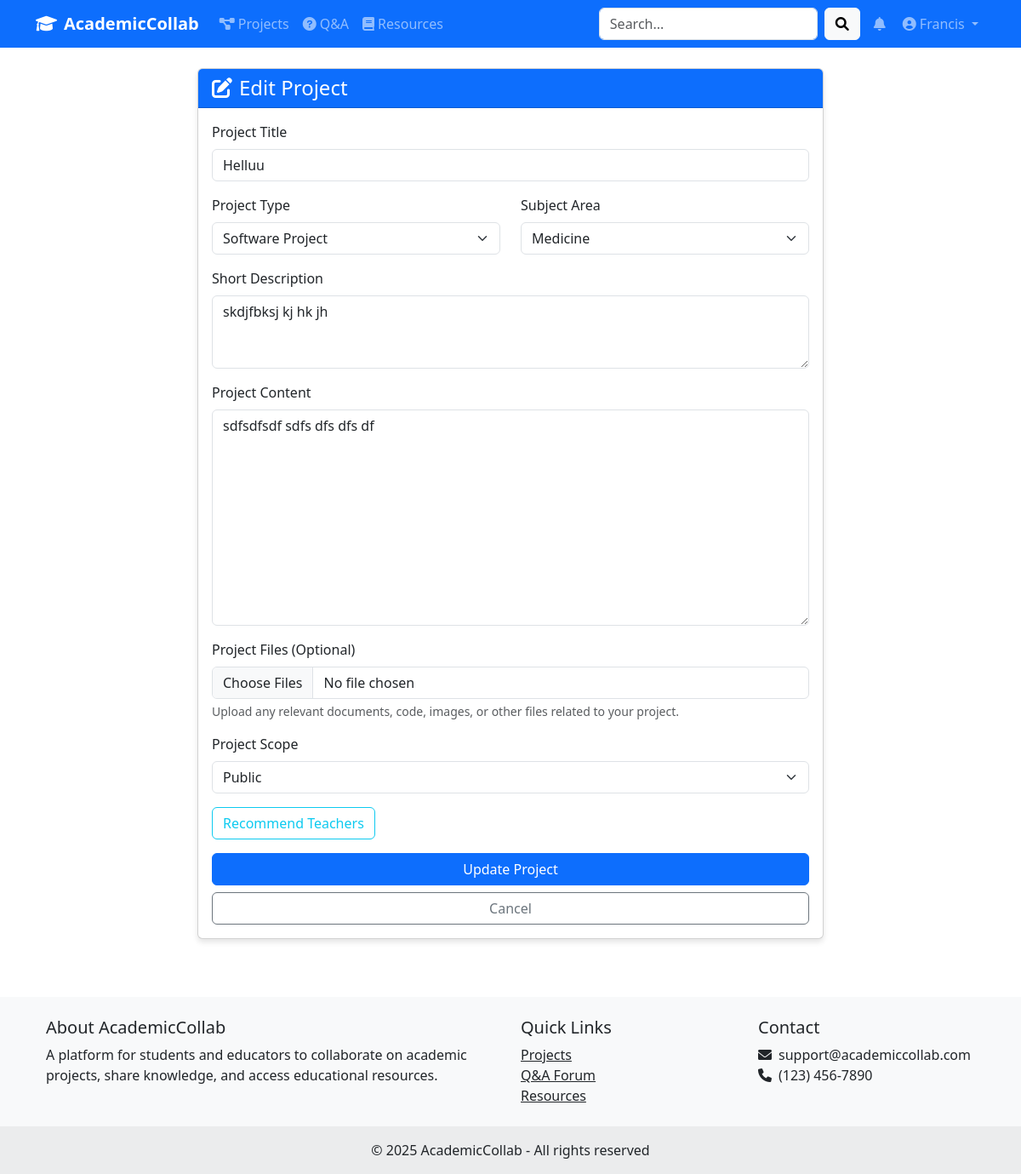
Screenshot of /edit_project/2 (signed in) with the database file from the repository.
### app.py (models this page shows, shortened)
class User(db.Model, UserMixin):
    id = db.Column(db.Integer, primary_key=True)
    username = db.Column(db.String(80), unique=True, nullable=False)
    email = db.Column(db.String(120), unique=True, nullable=False)
    password_hash = db.Column(db.String(128))
    user_type = db.Column(db.String(20), nullable=False)  # 'student' or 'educator'
    institution = db.Column(db.String(120))
    bio = db.Column(db.Text)
    profile_pic = db.Column(db.String(120), default='default_profile.png')
    date_joined = db.Column(db.DateTime, default=datetime.utcnow)
    domain = db.Column(db.String(120), nullable=True)  # For educators
    skills = db.Column(db.String(255), nullable=True)  # For educators, comma-separated
    designation = db.Column(db.String(120), nullable=True)  # For educators
    projects = db.relationship('Project', backref='author', lazy=True)
    queries = db.relationship('Query', backref='author', lazy=True)
    resources = db.relationship('Resource', backref='uploader', lazy=True)
    comments = db.relationship('Comment', backref='author', lazy=True)

class Project(db.Model):
    id = db.Column(db.Integer, primary_key=True)
    title = db.Column(db.String(100), nullable=False)
    description = db.Column(db.Text, nullable=False)
    content = db.Column(db.Text)
    project_type = db.Column(db.String(50))
    subject = db.Column(db.String(50))
    date_posted = db.Column(db.DateTime, index=True, default=datetime.utcnow)
    user_id = db.Column(db.Integer, db.ForeignKey('user.id'), nullable=False)
    collaborators = db.Column(db.Text)  # Stored as JSON string of user IDs
    files = db.relationship('ProjectFile', backref='project', lazy=True)
    comments = db.relationship('Comment', backref='project', lazy=True)
    views = db.Column(db.Integer, default=0)
    likes = db.Column(db.Integer, default=0)
    scope = db.Column(db.String(10), default='public')  # 'public' or 'private'

### app.py (the view, shortened to what this page needs)
@app.route('/edit_project/<int:project_id>', methods=['GET', 'POST'])
@login_required
def edit_project(project_id):
    project = Project.query.get_or_404(project_id)
    if project.user_id != current_user.id:
        flash('You can only edit your own projects.')
        return redirect(url_for('view_project', project_id=project_id))
    return render_template('edit_project.html', project=project, users=User.query.all())

### app.py (called while the page is built)
@login_manager.user_loader
def load_user(user_id):
    return User.query.get(int(user_id))

@app.template_filter('from_json')
def from_json_filter(s):
    import json
    return json.loads(s) if s else []

### templates/edit_project.html (shortened to what this page needs)
{% extends "base.html" %}
{% block content %}
<div class="row justify-content-center">
    <div class="col-lg-8">
        <div class="card">
            <div class="card-header bg-primary text-white">
                <h4 class="mb-0"><i class="fas fa-edit me-2"></i>Edit Project</h4>
            </div>
            <div class="card-body">
                <form method="POST" action="" enctype="multipart/form-data">
                    <div class="mb-3">
                        <label for="title" class="form-label">Project Title</label>
                        <input type="text" class="form-control" id="title" name="title" value="{{ project.title }}" required>
                    </div>
                    <div class="row mb-3">
                        <div class="col-md-6">
                            <label for="project_type" class="form-label">Project Type</label>
                            <select class="form-select" id="project_type" name="project_type" required>
                                {% for type in ["Research Paper", "Case Study", "Experiment", "Software Project", "Art Project", "Engineering Project", "Literature Review", "Other"] %}
                                    <option value="{{ type }}" {% if project.project_type == type %}selected{% endif %}>{{ type }}</option>
                                {% endfor %}
                            </select>
                        </div>
                        <div class="col-md-6">
                            <label for="subject" class="form-label">Subject Area</label>
                            <select class="form-select" id="subject" name="subject" required>
                                {% for subj in ["Computer Science", "Mathematics", "Physics", "Chemistry", "Biology", "Engineering", "Medicine", "Psychology", "Sociology", "Economics", "Business", "Literature", "History", "Philosophy", "Art", "Music", "Other"] %}
                                    <option value="{{ subj }}" {% if project.subject == subj %}selected{% endif %}>{{ subj }}</option>
                                {% endfor %}
                            </select>
                        </div>
                    </div>
                    <div class="mb-3">
                        <label for="description" class="form-label">Short Description</label>
                        <textarea class="form-control" id="description" name="description" rows="3" required>{{ project.description }}</textarea>
                    </div>
                    <div class="mb-3">
                        <label for="content" class="form-label">Project Content</label>
                        <textarea class="form-control" id="content" name="content" rows="10" required>{{ project.content }}</textarea>
                    </div>
                    <div class="mb-3">
                        <label for="files" class="form-label">Project Files (Optional)</label>
                        <input class="form-control" type="file" id="files" name="files[]" multiple>
                        <div class="form-text">Upload any relevant documents, code, images, or other files related to your project.</div>
                    </div>
                    <div class="mb-3">
                        <label for="scope" class="form-label">Project Scope</label>
                        <select class="form-select" id="scope" name="scope" required onchange="toggleCollaborators()">
                            <option value="public" {% if project.scope == 'public' %}selected{% endif %}>Public</option>
                        </select>
                    </div>
                            {% set selected_collaborators = project.collaborators|from_json if project.collaborators else [] %}
                    <div class="mb-3">
                        <button type="button" class="btn btn-outline-info" id="recommend-btn">Recommend Teachers</button>
                    </div>
                    <div class="d-grid gap-2">
                        <button type="submit" class="btn btn-primary">Update Project</button>
                        <a href="{{ url_for('dashboard') }}" class="btn btn-outline-secondary">Cancel</a>
                    </div>
                </form>
            </div>
        </div>
    </div>
</div>
{% endblock %}

### templates/base.html (shortened to what this page needs)
<!DOCTYPE html>
<html lang="en">
<head>
    <link href="https://cdn.jsdelivr.net/npm/bootstrap@5.3.0-alpha1/dist/css/bootstrap.min.css" rel="stylesheet">
    <link rel="stylesheet" href="https://cdnjs.cloudflare.com/ajax/libs/font-awesome/6.0.0/css/all.min.css">
</head>
<body>
    <nav class="navbar navbar-expand-lg navbar-dark bg-primary mb-4">
        <div class="container">
            <a class="navbar-brand" href="{{ url_for('index') }}">
                <i class="fas fa-graduation-cap me-2"></i>AcademicCollab
            </a>
            <div class="collapse navbar-collapse" id="navbarNav">
                <ul class="navbar-nav me-auto">
                    <li class="nav-item">
                        <a class="nav-link" href="{{ url_for('projects') }}">
                            <i class="fas fa-project-diagram me-1"></i>Projects
                        </a>
                    </li>
                    <li class="nav-item">
                        <a class="nav-link" href="{{ url_for('queries') }}">
                            <i class="fas fa-question-circle me-1"></i>Q&A
                        </a>
                    </li>
                    <li class="nav-item">
                        <a class="nav-link" href="{{ url_for('resources') }}">
                            <i class="fas fa-book me-1"></i>Resources
                        </a>
                    </li>
                </ul>
                <form class="d-flex me-2" action="{{ url_for('search') }}" method="GET">
                    <input class="form-control me-2" type="search" name="q" placeholder="Search...">
                    <button class="btn btn-light" type="submit">
                        <i class="fas fa-search"></i>
                    </button>
                </form>
                <ul class="navbar-nav">
                    {% if current_user.is_authenticated %}
                        <li class="nav-item">
                            <a class="nav-link" href="{{ url_for('notifications') }}">
                                <i class="fas fa-bell me-1"></i>
                                {% set unread_count = current_user.notifications|selectattr('read', 'equalto', false)|list|length %}
                            </a>
                        </li>
                        <li class="nav-item dropdown">
                            <a class="nav-link dropdown-toggle" href="#" id="navbarDropdown" role="button" data-bs-toggle="dropdown">
                                <i class="fas fa-user-circle me-1"></i>{{ current_user.username }}
                            </a>
                        </li>
                    {% endif %}
                </ul>
            </div>
        </div>
    </nav>
    <div class="container">
        {% block content %}{% endblock %}
    </div>
    <footer class="bg-light text-center text-lg-start mt-5">
        <div class="container p-4">
            <div class="row">
                <div class="col-lg-6 col-md-12 mb-4 mb-md-0">
                    <h5>About AcademicCollab</h5>
                    <p>
                        A platform for students and educators to collaborate on academic projects,
                        share knowledge, and access educational resources.
                    </p>
                </div>
                <div class="col-lg-3 col-md-6 mb-4 mb-md-0">
                    <h5>Quick Links</h5>
                    <ul class="list-unstyled mb-0">
                        <li><a href="{{ url_for('projects') }}" class="text-dark">Projects</a></li>
                        <li><a href="{{ url_for('queries') }}" class="text-dark">Q&A Forum</a></li>
                        <li><a href="{{ url_for('resources') }}" class="text-dark">Resources</a></li>
                    </ul>
                </div>
                <div class="col-lg-3 col-md-6 mb-4 mb-md-0">
                    <h5>Contact</h5>
                    <ul class="list-unstyled">
                        <li><i class="fas fa-envelope me-2"></i>support@academiccollab.com</li>
                        <li><i class="fas fa-phone me-2"></i>(123) 456-7890</li>
                    </ul>
                </div>
            </div>
        </div>
        <div class="text-center p-3" style="background-color: rgba(0, 0, 0, 0.05);">
            © 2025 AcademicCollab - All rights reserved
        </div>
    </footer>
</body>
</html>

### templates/base.html (style rules this page uses)
.navbar-brand { font-weight: bold; }
.card { margin-bottom: 20px; box-shadow: 0 4px 6px rgba(0,0,0,0.1); }

### rows the page displays
User: username "Francis"
Project: title "Helluu", project_type "Software Project", subject "Medicine", description "skdjfbksj kj hk jh", content "sdfsdfsdf sdfs dfs dfs df", scope "Public"
